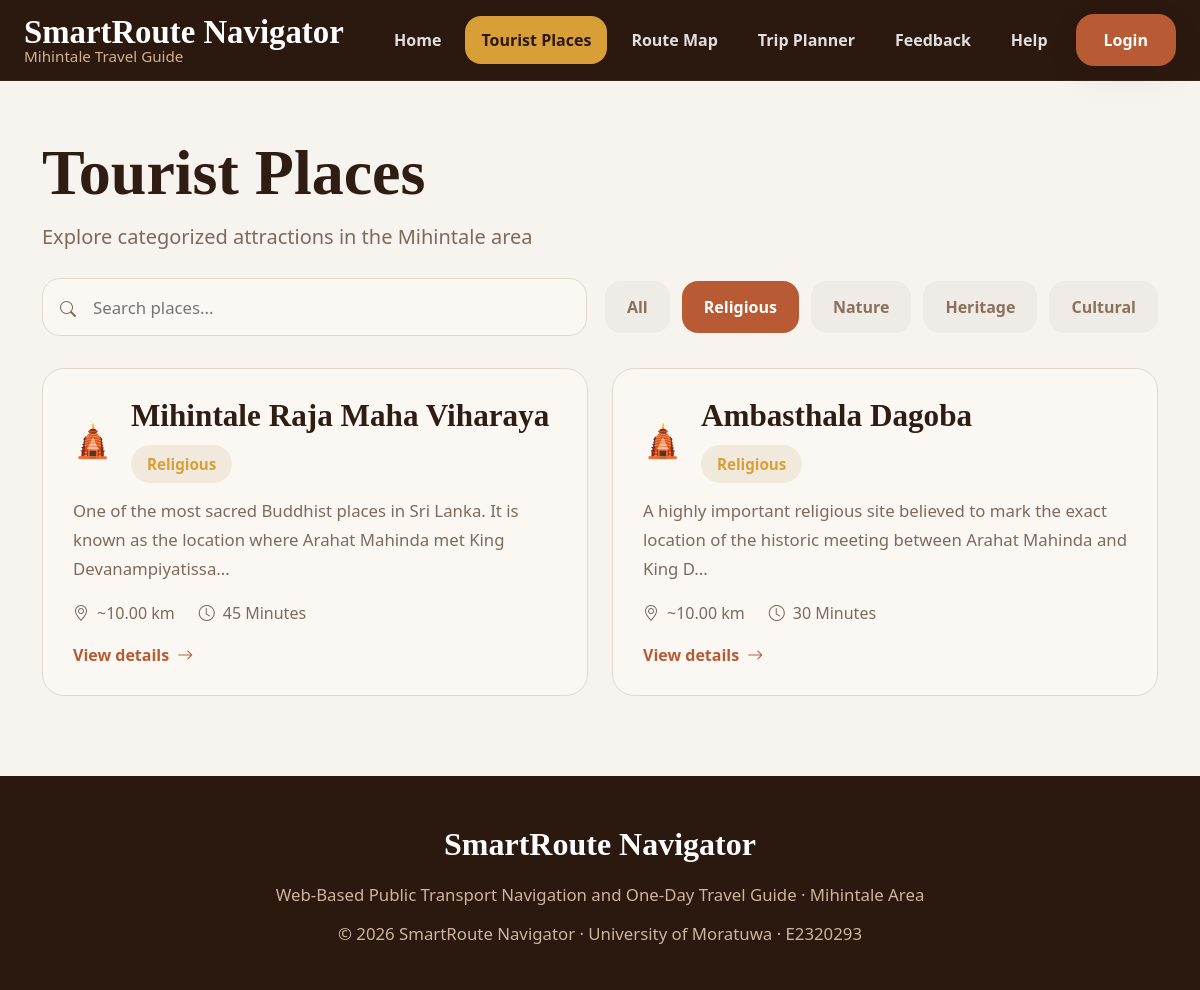
The page /pages/poi-list.php?category=Religious on the database its author committed.
### tables this page shows
CREATE TABLE places (
    id INT AUTO_INCREMENT PRIMARY KEY,
    category_id INT NOT NULL,
    name VARCHAR(255) NOT NULL,
    description TEXT NOT NULL,
    location_name VARCHAR(255),
    distance_km DECIMAL(5,2),
    recommended_time VARCHAR(100),
    visit_duration VARCHAR(100),
    tips TEXT,
    image_url TEXT,
    map_embed_url TEXT,
    created_at TIMESTAMP DEFAULT CURRENT_TIMESTAMP,
    updated_at TIMESTAMP DEFAULT CURRENT_TIMESTAMP ON UPDATE CURRENT_TIMESTAMP,
    FOREIGN KEY (category_id) REFERENCES categories(id) ON DELETE CASCADE
);

CREATE TABLE categories (
    id INT AUTO_INCREMENT PRIMARY KEY,
    name VARCHAR(100) NOT NULL,
    description TEXT
);

### pages/poi-list.php (the view, shortened to what this page needs)
<?php
include '../config/db.php';
$search = isset($_GET['search']) ? trim($_GET['search']) : '';
$category = isset($_GET['category']) ? trim($_GET['category']) : '';
$sql = "SELECT places.*, categories.name AS category_name
        FROM places
        JOIN categories ON places.category_id = categories.id
        WHERE 1=1";
$params = [];
$types = "";
if ($category !== '') {
    $sql .= " AND categories.name = ?";
    $params[] = $category;
    $types .= "s";
}
$sql .= " ORDER BY places.id ASC";
$stmt = $conn->prepare($sql);
if (!empty($params)) {
    $stmt->bind_param($types, ...$params);
}
$stmt->execute();
$result = $stmt->get_result();
include '../includes/header.php';
?>
<section class="section-padding" style="padding-top: 48px;">
  <div class="container">
    <div class="page-header">
      <h1>Tourist Places</h1>
      <p>Explore categorized attractions in the Mihintale area</p>
    </div>
    <form method="GET" action="" class="filter-bar">
      <div class="search-box">
        <i class="bi bi-search"></i>
        <input
          type="text"
          name="search"
          placeholder="Search places..."
          value="<?php echo htmlspecialchars($search); ?>"
        >
      </div>
      <div class="filter-pills">
        <a href="poi-list.php" class="<?php echo ($category === '' ? 'active' : ''); ?>">All</a>
        <a href="?category=Religious<?php echo $search !== '' ? '&search=' . urlencode($search) : ''; ?>" class="<?php echo ($category === 'Religious' ? 'active' : ''); ?>">Religious</a>
        <a href="?category=Nature<?php echo $search !== '' ? '&search=' . urlencode($search) : ''; ?>" class="<?php echo ($category === 'Nature' ? 'active' : ''); ?>">Nature</a>
        <a href="?category=Heritage<?php echo $search !== '' ? '&search=' . urlencode($search) : ''; ?>" class="<?php echo ($category === 'Heritage' ? 'active' : ''); ?>">Heritage</a>
        <a href="?category=Cultural<?php echo $search !== '' ? '&search=' . urlencode($search) : ''; ?>" class="<?php echo ($category === 'Cultural' ? 'active' : ''); ?>">Cultural</a>
      </div>
    </form>
    <div class="row g-4">
      <?php if ($result && $result->num_rows > 0): ?>
        <?php while ($row = $result->fetch_assoc()): ?>
          <?php
            $emoji = "📍";
            if ($row['category_name'] === 'Religious') $emoji = "🛕";
            $pillClass = "pill-cultural";
            if ($row['category_name'] === 'Religious') $pillClass = "pill-religious";
          ?>
          <div class="col-lg-6">
            <div class="place-card">
              <div class="place-top">
                <div class="place-emoji"><?php echo $emoji; ?></div>
                <div>
                  <h3><?php echo htmlspecialchars($row['name']); ?></h3>
                  <span class="category-pill <?php echo $pillClass; ?>" style="margin-bottom: 0;">
                    <?php echo htmlspecialchars($row['category_name']); ?>
                  </span>
                </div>
              </div>
              <p>
                <?php echo htmlspecialchars(mb_strimwidth($row['description'], 0, 130, '...')); ?>
              </p>
              <div class="place-meta">
                <span><i class="bi bi-geo-alt"></i> ~<?php echo htmlspecialchars($row['distance_km']); ?> km</span>
                <span><i class="bi bi-clock"></i> <?php echo htmlspecialchars($row['visit_duration']); ?></span>
              </div>
              <a href="poi-detail.php?id=<?php echo $row['id']; ?>" class="learn-link">
                View details <i class="bi bi-arrow-right"></i>
              </a>
            </div>
          </div>
        <?php endwhile; ?>
      <?php endif; ?>
    </div>
  </div>
</section>
<?php include '../includes/footer.php'; ?>

### assets/css/theme.css (style rules this page uses)
:root { --bg: #f7f3ee; --surface: #fbf8f4; --card: #f9f5f0; --border: #e3d8cd; --text: #2f1c12; --muted: #7e6a5b; --primary: #b85b34; --primary-dark: #8f4426; --accent: #e0a63a; --nav: #2b190f; --white: #ffffff; --shadow: 0 10px 30px rgba(55, 30, 10, 0.08); --radius: 22px; }
* { box-sizing: border-box; }
html { scroll-behavior: smooth; }
body { margin: 0; background: var(--bg); color: var(--text); font-family: "Segoe UI", Arial, sans-serif; }
h1, h2, h3, h4, h5, h6 { font-family: Georgia, "Times New Roman", serif; color: var(--text); font-weight: 700; }
a { text-decoration: none; }
.section-padding { padding: 80px 0; }
.feature-card, .category-card, .place-card, .info-card, .help-card, .faq-item { background: var(--surface); border: 1px solid var(--border); border-radius: var(--radius); box-shadow: none; }
.feature-card p, .help-card p, .place-card p { color: var(--muted); line-height: 1.7; font-size: 1.05rem; }
.learn-link { color: var(--primary); font-weight: 700; display: inline-flex; align-items: center; gap: 8px; }
.category-pill { display: inline-block; padding: 10px 18px; border-radius: 999px; font-weight: 700; margin-bottom: 24px; font-size: 1rem; }
.pill-religious { background: #f1eadc; color: #d99f37; }
.page-header { padding: 48px 0 26px; }
.page-header h1 { font-size: 4rem; margin-bottom: 10px; }
.page-header p { color: var(--muted); font-size: 1.25rem; }
.filter-bar { display: flex; gap: 18px; flex-wrap: wrap; margin-bottom: 32px; align-items: center; }
.search-box { flex: 1 1 380px; position: relative; }
.search-box input { width: 100%; min-height: 58px; border-radius: 18px; border: 1px solid var(--border); background: var(--surface); padding: 14px 18px 14px 50px; font-size: 1.05rem; color: var(--text); }
.search-box i { position: absolute; left: 18px; top: 19px; color: var(--muted); }
.filter-pills { display: flex; gap: 12px; flex-wrap: wrap; }
.filter-pills a, .filter-pills button { border: none; background: #efebe6; color: #8b705b; border-radius: 16px; padding: 14px 22px; font-weight: 700; }
.filter-pills .active { background: var(--primary); color: #fff; }
.place-card { padding: 28px 30px; height: 100%; }
.place-top { display: flex; align-items: center; gap: 18px; margin-bottom: 14px; }
.place-emoji { font-size: 2rem; }
.place-card h3 { font-size: 1.95rem; margin-bottom: 10px; }
.place-meta { display: flex; gap: 24px; flex-wrap: wrap; color: var(--muted); margin-top: 18px; margin-bottom: 18px; }
.place-meta span { display: inline-flex; align-items: center; gap: 8px; }
.place-card { min-height: 298px; }
.place-card .category-pill { font-size: 0.95rem; padding: 8px 16px; }
.page-header { padding-top: 6px; }
.page-header h1 { font-size: 4rem; }
.page-header p { margin-bottom: 0; }

### rows shown on the page
places: category.name "🛕", name "Mihintale Raja Maha Viharaya", category.name "Religious", description "One of the most sacred Buddhist places in Sri Lanka. It is known as the location where Arahat Mahinda met King Devanampiyatissa...", distance_km "10.00", visit_duration "45 Minutes"
places: category.name "🛕", name "Ambasthala Dagoba", category.name "Religious", description "A highly important religious site believed to mark the exact location of the historic meeting between Arahat Mahinda and King D...", distance_km "10.00", visit_duration "30 Minutes"
